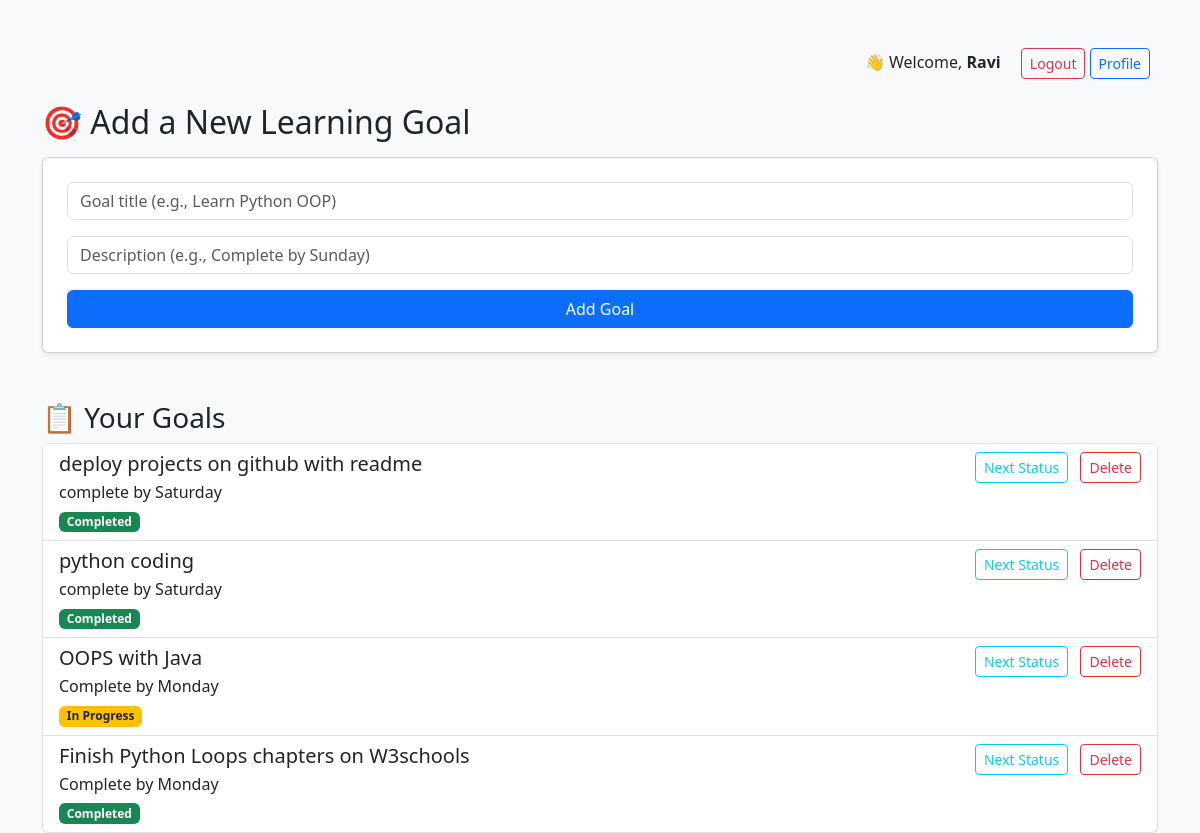
The app's page /dashboard (signed in) with its own data.
### tables this page shows
CREATE TABLE goals (
            id INTEGER PRIMARY KEY AUTOINCREMENT,
            username TEXT NOT NULL,
            title TEXT NOT NULL,
            description TEXT,
            status TEXT DEFAULT 'Pending'
        );

### app.py (the view)
@app.route('/dashboard', methods=['GET', 'POST'])
def dashboard():
    if 'username' not in session:
        return redirect('/login')
    username = session['username']
    conn = sqlite3.connect('db.sqlite3')
    c = conn.cursor()
    if request.method == 'POST':
        title = request.form['title']
        description = request.form['description']
        c.execute("INSERT INTO goals (username, title, description) VALUES (?, ?, ?)",
                  (username, title, description))
        conn.commit()
    c.execute("SELECT * FROM goals WHERE username=?", (username,))
    goals = c.fetchall()
    conn.close()
    return render_template('dashboard.html', goals=goals, username=username)

### templates/dashboard.html (shortened to what this page needs)
<!DOCTYPE html>
<html>
<head>
    <link href="https://cdn.jsdelivr.net/npm/bootstrap@5.3.0/dist/css/bootstrap.min.css" rel="stylesheet">
</head>
<body class="bg-light">
    <div class="container mt-5">
        <div class="text-end">
            <span class="me-3">👋 Welcome, <strong>{{ username }}</strong></span>
            <a href="/logout" class="btn btn-outline-danger btn-sm">Logout</a>
            <a href="/profile" class="btn btn-outline-primary btn-sm me-2">Profile</a>
        </div>
        <h2 class="mt-4 mb-3">🎯 Add a New Learning Goal</h2>
        <form method="POST" class="card p-4 shadow-sm">
            <div class="mb-3">
                <input type="text" class="form-control" name="title" placeholder="Goal title (e.g., Learn Python OOP)" required>
            </div>
            <div class="mb-3">
                <input type="text" class="form-control" name="description" placeholder="Description (e.g., Complete by Sunday)">
            </div>
            <button type="submit" class="btn btn-primary w-100">Add Goal</button>
        </form>
        <h3 class="mt-5">📋 Your Goals</h3>
        <ul class="list-group">
            {% for goal in goals %}
                <li class="list-group-item d-flex justify-content-between align-items-start">
                    <div>
                        <h5 class="mb-1">{{ goal[2] }}</h5>
                        <p class="mb-1">{{ goal[3] }}</p>
                        <span class="badge
                            {% if goal[4] == 'Pending' %}bg-secondary
                            {% elif goal[4] == 'In Progress' %}bg-warning text-dark
                            {% else %}bg-success{% endif %}">
                            {{ goal[4] }}
                        </span>
                    </div>
                    <div class="ms-auto">
                        <a href="/update-goal/{{ goal[0] }}" class="btn btn-sm btn-outline-info me-2">Next Status</a>
                        <a href="/delete-goal/{{ goal[0] }}" class="btn btn-sm btn-outline-danger">Delete</a>
                    </div>
                </li>
            {% else %}
                <li class="list-group-item text-muted">No goals added yet!</li>
            {% endfor %}
        </ul>
    </div>
</body>
</html>

### records on screen
goals: title "deploy projects on github with readme", description "complete by Saturday", status "Completed"
goals: title "python coding", description "complete by Saturday", status "Completed"
goals: title "OOPS with Java", description "Complete by Monday", status "In Progress"
goals: title "Finish Python Loops chapters on W3schools", description "Complete by Monday", status "Completed"

### other values on screen
{{ username }} "Ravi"
